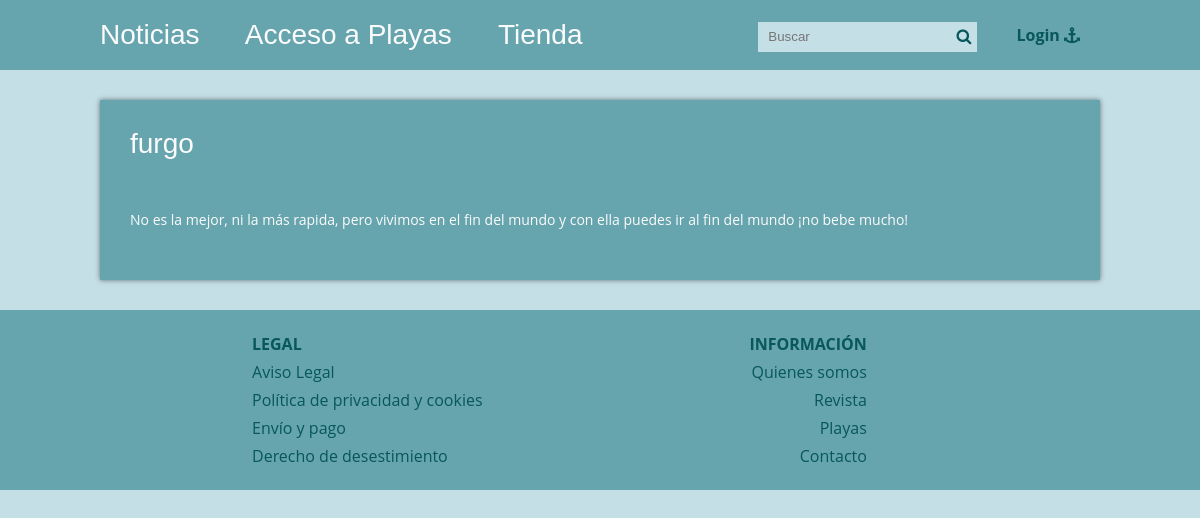
/blog/producto.php?CodProd=1, run on an earlier commit of the app's database.
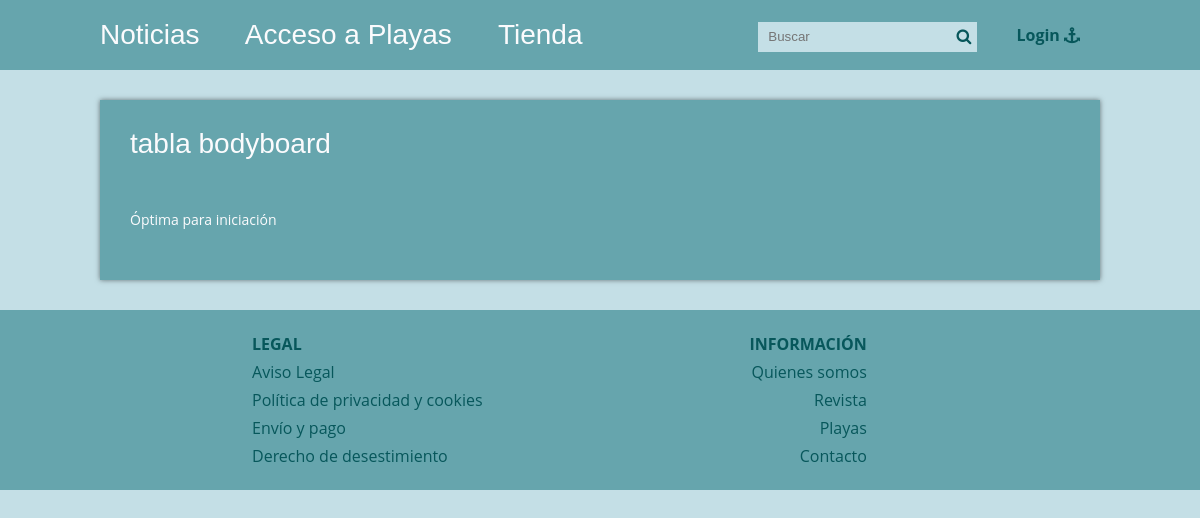
And on a later commit of the database.
### tables this page shows
CREATE TABLE IF NOT EXISTS Productos (
    CodProd INT PRIMARY KEY,
    nombre VARCHAR(100) NOT NULL,
    descripcion TEXT,
    imagen VARCHAR(255),  
    CodCat INT,  
    stock INT,
    FOREIGN KEY (CodCat) REFERENCES Categorias_Productos(CodCat)
);

### blog/producto.php (called while the page is built, shortened)
<?php
require 'admin/config.php';
require 'functions.php';
$conexion = conexion($bd_config);
$id_articulo = id_articulo($_GET['CodProd']);
$post = obtener_post_por_id_producto($conexion, $id_articulo);
$post = $post[0];
require 'views/producto.view.php';
?>

### blog/functions.php (called while the page is built, shortened)
<?php
function limpiarDatos($datos){
    $datos = trim($datos);
     $datos = stripslashes($datos);
     $datos = htmlspecialchars($datos);
     return $datos;
}
function id_articulo($id){
    return (int)limpiarDatos($id);
}
function obtener_post_por_id_producto($conexion, $id){
    $resultado = $conexion->query("SELECT * FROM productos WHERE CodProd = $id LIMIT 1");
    $resultado = $resultado->fetchAll();
    return ($resultado) ? $resultado : false;
}
?>

### blog/views/producto.view.php (the view, shortened to what this page needs)
<?php require 'header.php'; ?>
<div class="contenedor">
    <div class="post">
        <article>
            <h2 class="titulo"><?php echo $post['nombre']; ?></h2>
            <div class="thumb">
            </div>
            <p class="extracto"><?php echo nl2br($post['descripcion']); ?></p>
        </article>
    </div>
</div>
<?php require 'footer.php'; ?>

What changed in the data, as far as the page shows it:
changed productos: nombre "furgo" → "tabla bodyboard"; descripcion "No es la mejor, ni la más rapida, pero vivimos en el fin del mundo y con ella puedes ir al fin del mundo ¡no bebe mucho!" → "Óptima para iniciación"
